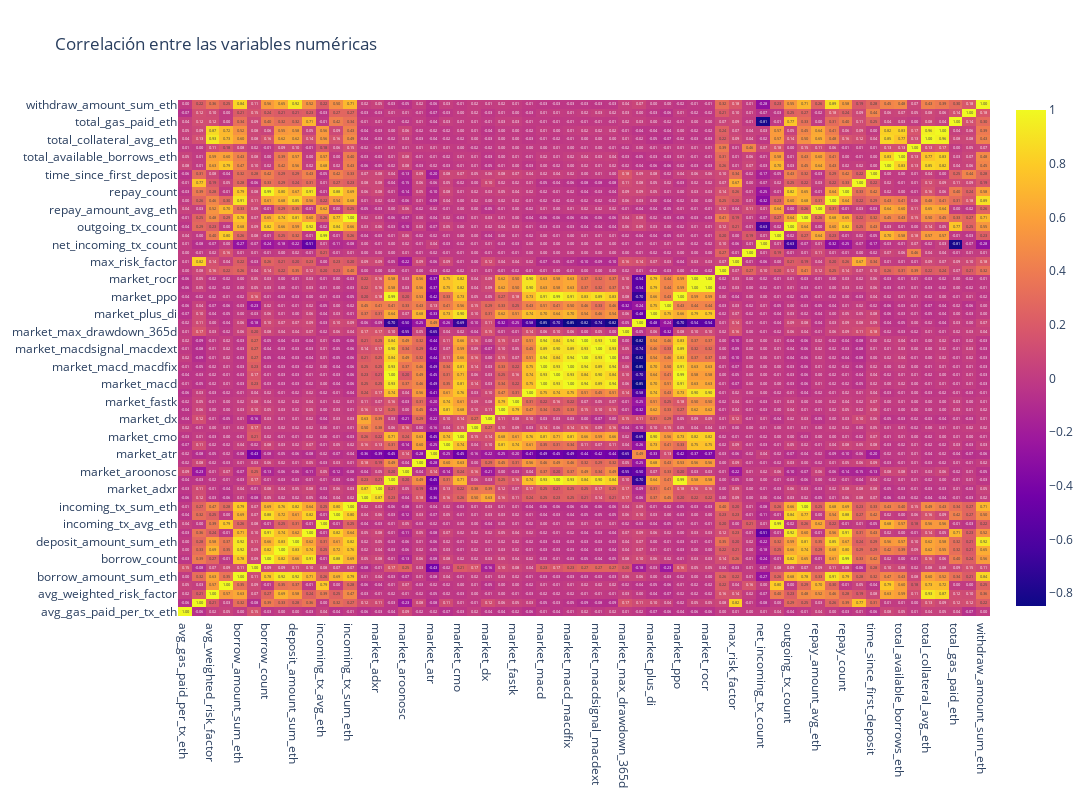

Notebook cell for this chart:
### Code cell
X_corr = X_t0[numeric_var].corr()

fig = go.Figure()
fig.add_trace(
    go.Heatmap(
        x = X_corr.columns,
        y = X_corr.index,
        z = np.array(X_corr),
        text=X_corr.values,
        texttemplate='%{text:.2f}'
    )
)
fig.update_layout(title_text='Correlación entre las variables numéricas',
                    height=800, width=1400)
fig.show()

### Figure 1 — Plotly figure (JSON) as saved in the notebook; plotly's stock layout.template omitted (floating-point values rounded to 4 significant figures; data arrays with more than 128 entries replaced by an {"elided": "..."} marker saying what was removed)
{"data": [{"text": {"elided": "59x59 float values"}, "texttemplate": "%{text:.2f}", "type": "heatmap", "x": ["avg_gas_paid_per_tx_eth", "avg_risk_factor", "avg_weighted_risk_factor", "borrow_amount_avg_eth", "borrow_amount_sum_eth", "borrow_block_number", "borrow_count", "borrow_repay_diff_eth", "deposit_amount_sum_eth", "deposit_count", "incoming_tx_avg_eth", "incoming_tx_count", "incoming_tx_sum_eth", "market_adx", "market_adxr", "market_apo", "market_aroonosc", "market_aroonup", "market_atr", "market_cci", "market_cmo", "market_correl", "market_dx", "market_fastd", "market_fastk", "market_linearreg_slope", "market_macd", "market_macd_macdext", "market_macd_macdfix", "market_macdsignal", "market_macdsignal_macdext", "market_macdsignal_macdfix", "market_max_drawdown_365d", "market_natr", "market_plus_di", "market_plus_dm", "market_ppo", "market_rocp", "market_rocr", "max_eth_ever", "max_risk_factor", "min_eth_ever", "net_incoming_tx_count", "outgoing_tx_avg_eth", "outgoing_tx_count", "outgoing_tx_sum_eth", "repay_amount_avg_eth", "repay_amount_sum_eth", "repay_count", "risk_factor", "time_since_first_deposit", "total_available_borrows_avg_eth", "total_available_borrows_eth", "total_balance_eth", "total_collateral_avg_eth", "total_collateral_eth", "total_gas_paid_eth", "wallet_age", "withdraw_amount_sum_eth"], "y": ["avg_gas_paid_per_tx_eth", "avg_risk_factor", "avg_weighted_risk_factor", "borrow_amount_avg_eth", "borrow_amount_sum_eth", "borrow_block_number", "borrow_count", "borrow_repay_diff_eth", "deposit_amount_sum_eth", "deposit_count", "incoming_tx_avg_eth", "incoming_tx_count", "incoming_tx_sum_eth", "market_adx", "market_adxr", "market_apo", "market_aroonosc", "market_aroonup", "market_atr", "market_cci", "market_cmo", "market_correl", "market_dx", "market_fastd", "market_fastk", "market_linearreg_slope", "market_macd", "market_macd_macdext", "market_macd_macdfix", "market_macdsignal", "market_macdsignal_macdext", "market_macdsignal_macdfix", "market_max_drawdown_365d", "market_natr", "market_plus_di", "market_plus_dm", "market_ppo", "market_rocp", "market_rocr", "max_eth_ever", "max_risk_factor", "min_eth_ever", "net_incoming_tx_count", "outgoing_tx_avg_eth", "outgoing_tx_count", "outgoing_tx_sum_eth", "repay_amount_avg_eth", "repay_amount_sum_eth", "repay_count", "risk_factor", "time_since_first_deposit", "total_available_borrows_avg_eth", "total_available_borrows_eth", "total_balance_eth", "total_collateral_avg_eth", "total_collateral_eth", "total_gas_paid_eth", "wallet_age", "withdraw_amount_sum_eth"], "z": {"elided": "59x59 float values"}}], "layout": {"height": 800, "title": {"text": "Correlación entre las variables numéricas"}, "width": 1400}}
